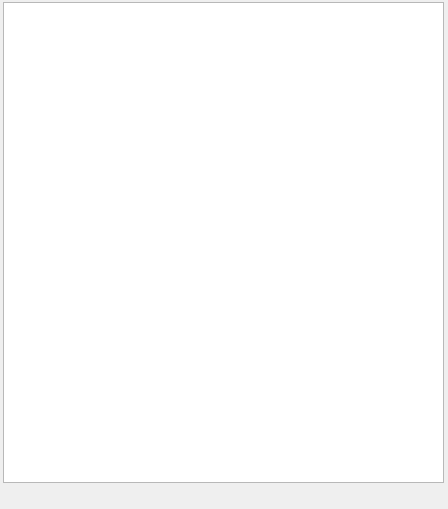
<?xml version="1.0" encoding="UTF-8"?>
<ui version="4.0">
 <class>RefrenceTreeDock</class>
 <widget class="QDockWidget" name="RefrenceTreeDock">
  <property name="geometry">
   <rect>
    <x>0</x>
    <y>0</y>
    <width>448</width>
    <height>509</height>
   </rect>
  </property>
  <property name="windowTitle">
   <string>DockWidget</string>
  </property>
  <widget class="QWidget" name="dockWidgetContents">
   <widget class="QTreeView" name="treeView">
    <property name="geometry">
     <rect>
      <x>3</x>
      <y>2</y>
      <width>441</width>
      <height>481</height>
     </rect>
    </property>
   </widget>
  </widget>
 </widget>
 <resources/>
 <connections/>
</ui>
